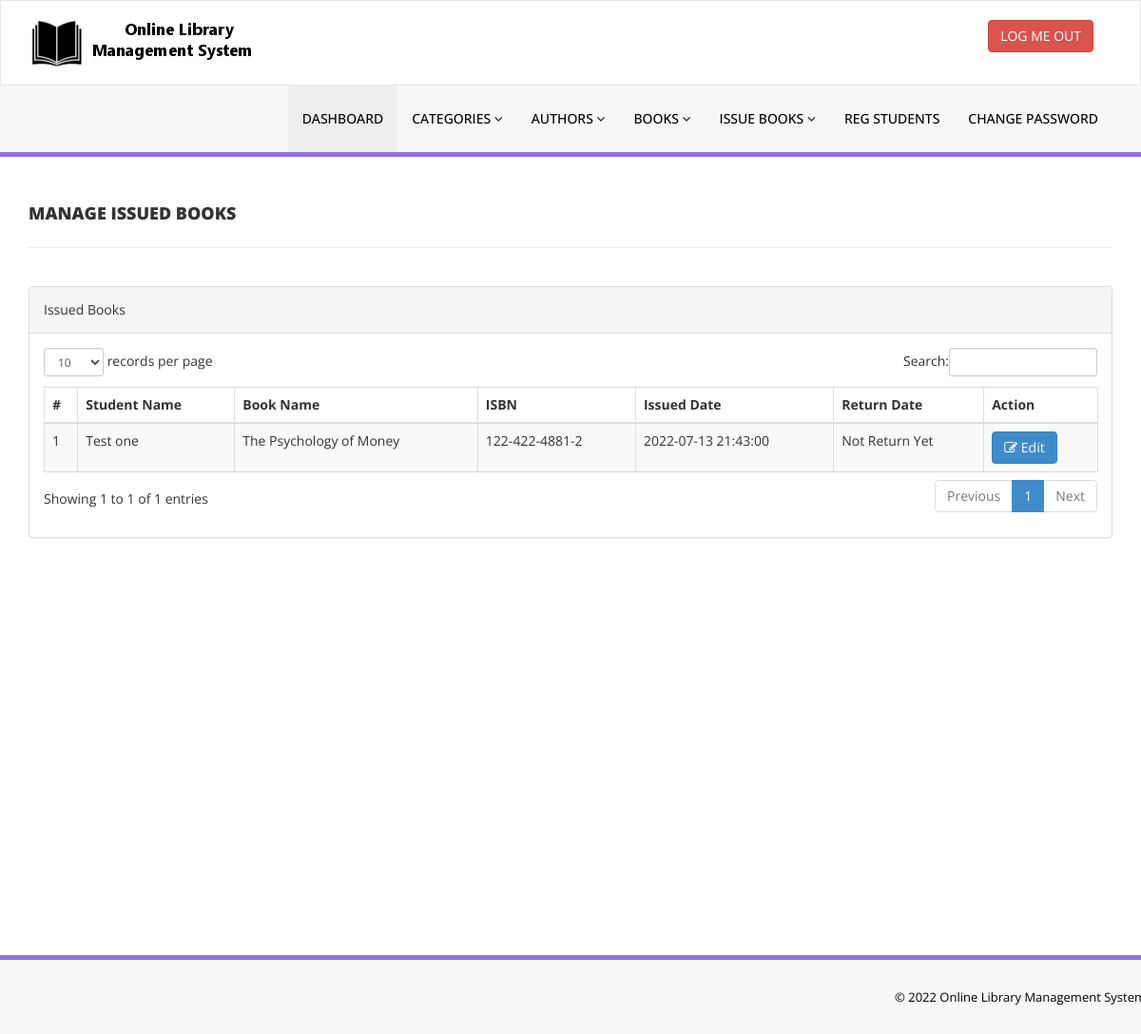
The app's page /admin/manage-issued-books.php (signed in) with its own data.
### tables this page shows
CREATE TABLE `tblissuedbookdetails` (
  `id` int(11) NOT NULL,
  `BookId` int(11) DEFAULT NULL,
  `StudentID` varchar(150) DEFAULT NULL,
  `IssuesDate` timestamp NULL DEFAULT current_timestamp(),
  `ReturnDate` timestamp NULL DEFAULT NULL ON UPDATE current_timestamp(),
  `RetrunStatus` int(1) DEFAULT NULL,
  `fine` int(11) DEFAULT NULL
);

CREATE TABLE `tblstudents` (
  `id` int(11) NOT NULL,
  `StudentId` varchar(100) DEFAULT NULL,
  `FullName` varchar(120) DEFAULT NULL,
  `EmailId` varchar(120) DEFAULT NULL,
  `MobileNumber` char(11) DEFAULT NULL,
  `Password` varchar(120) DEFAULT NULL,
  `Status` int(1) DEFAULT NULL,
  `RegDate` timestamp NULL DEFAULT current_timestamp(),
  `UpdationDate` timestamp NULL DEFAULT NULL ON UPDATE current_timestamp()
);

CREATE TABLE `tblbooks` (
  `id` int(11) NOT NULL,
  `BookName` varchar(255) DEFAULT NULL,
  `CatId` int(11) DEFAULT NULL,
  `AuthorId` int(11) DEFAULT NULL,
  `ISBNNumber` varchar(25) DEFAULT NULL,
  `BookPrice` decimal(10,2) DEFAULT NULL,
  `publisher` varchar(255) DEFAULT NULL,
  `bookImage` varchar(250) NOT NULL,
  `isIssued` int(1) DEFAULT NULL,
  `RegDate` timestamp NULL DEFAULT current_timestamp(),
  `UpdationDate` timestamp NULL DEFAULT NULL ON UPDATE current_timestamp()
);

### admin/manage-issued-books.php (the view, shortened to what this page needs)
<?php
include('includes/config.php');
if(strlen($_SESSION['alogin'])==0)
    {
header('location:index.php');
}
else{
    ?>
<!DOCTYPE html>
<html xmlns="http://www.w3.org/1999/xhtml">
<head>
    <link href="assets/css/bootstrap.css" rel="stylesheet" />
    <link href="assets/css/font-awesome.css" rel="stylesheet" />
    <link href="assets/js/dataTables/dataTables.bootstrap.css" rel="stylesheet" />
    <link href="assets/css/style.css" rel="stylesheet" />
</head>
<body>
<?php include('includes/header.php');?>
    <div class="content-wrapper">
         <div class="container">
        <div class="row pad-botm">
            <div class="col-md-12">
                <h4 class="header-line">Manage Issued Books</h4>
    </div>
     <div class="row">
</div>
        </div>
            <div class="row">
                <div class="col-md-12">
                    <div class="panel panel-default">
                        <div class="panel-heading">
                          Issued Books
                        </div>
                        <div class="panel-body">
                            <div class="table-responsive">
                                <table class="table table-striped table-bordered table-hover" id="dataTables-example">
                                    <thead>
                                        <tr>
                                            <th>#</th>
                                            <th>Student Name</th>
                                            <th>Book Name</th>
                                            <th>ISBN </th>
                                            <th>Issued Date</th>
                                            <th>Return Date</th>
                                            <th>Action</th>
                                        </tr>
                                    </thead>
                                    <tbody>
<?php $sql = "SELECT tblstudents.FullName,tblbooks.BookName,tblbooks.ISBNNumber,tblissuedbookdetails.IssuesDate,tblissuedbookdetails.ReturnDate,tblissuedbookdetails.id as rid from  tblissuedbookdetails join tblstudents on tblstudents.StudentId=tblissuedbookdetails.StudentId join tblbooks on tblbooks.id=tblissuedbookdetails.BookId order by tblissuedbookdetails.id desc";
$query = $dbh -> prepare($sql);
$query->execute();
$results=$query->fetchAll(PDO::FETCH_OBJ);
$cnt=1;
if($query->rowCount() > 0)
{
foreach($results as $result)
{               ?>
                                        <tr class="odd gradeX">
                                            <td class="center"><?php echo htmlentities($cnt);?></td>
                                            <td class="center"><?php echo htmlentities($result->FullName);?></td>
                                            <td class="center"><?php echo htmlentities($result->BookName);?></td>
                                            <td class="center"><?php echo htmlentities($result->ISBNNumber);?></td>
                                            <td class="center"><?php echo htmlentities($result->IssuesDate);?></td>
                                            <td class="center"><?php if($result->ReturnDate=="")
                                            {
                                                echo htmlentities("Not Return Yet");
                                            } else {
                                            echo htmlentities($result->ReturnDate);
}
                                            ?></td>
                                            <td class="center">
                                            <a href="update-issue-bookdeails.php?rid=<?php echo htmlentities($result->rid);?>"><button class="btn btn-primary"><i class="fa fa-edit "></i> Edit</button>
                                            </td>
                                        </tr>
 <?php $cnt=$cnt+1;}} ?>
                                    </tbody>
                                </table>
                            </div>
                        </div>
                    </div>
                </div>
            </div>
    </div>
    </div>
  <?php include('includes/footer.php');?>
</body>
</html>
<?php } ?>

### admin/assets/css/style.css (style rules this page uses)
.content-wrapper { margin-top: 40px; min-height:800px; padding-bottom:90px; }
.header-line { font-weight:900; padding-bottom:25px; border-bottom:1px solid #eeeeee; text-transform:uppercase; }
.pad-botm { padding-bottom:30px; }

### records on screen
tblissuedbookdetails: tblstudents.FullName "Test one", BookId.BookName "The Psychology of Money", BookId.ISBNNumber "122-422-4881-2", IssuesDate "2022-07-13 21:43:00"
